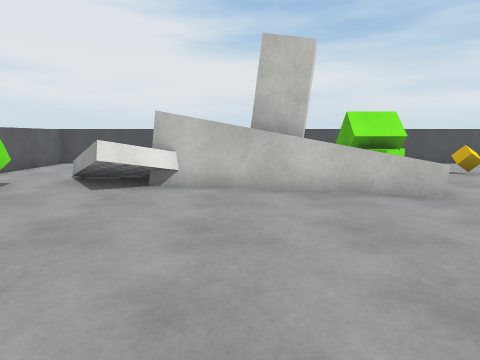
view 1 (above)

16 first-person views from a walk through a 3-D level made in the Unity game engine. The camera is 1.2 m above the floor, tilts 8° down and sees 75° across. The floor is counted in squares, 1 m on a side. Each view is taken from the middle of a square. On the plan, view 1 faces up. The plan holds only what a view shows up to about 13 squares ahead; the rest is blank. The player character is not drawn. Surface patterns are stand-ins for the level's own textures.

view 2
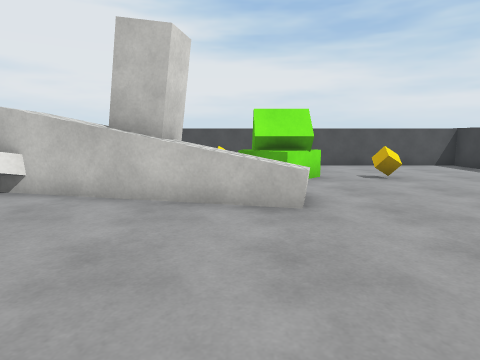

view 3
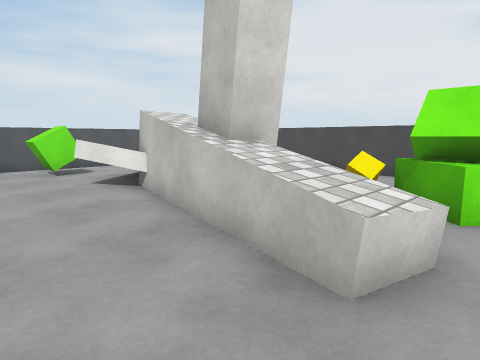

view 4
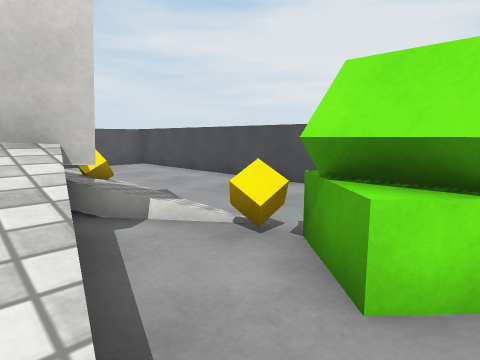

view 5
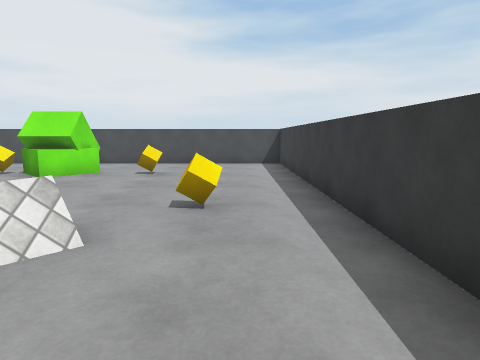

view 6
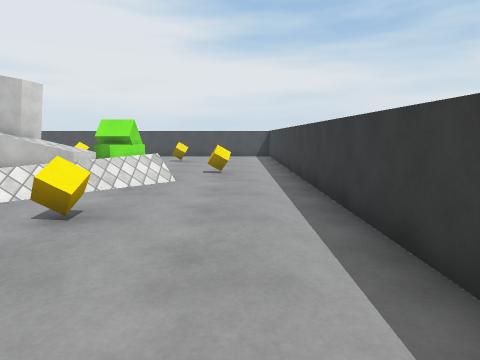

view 7
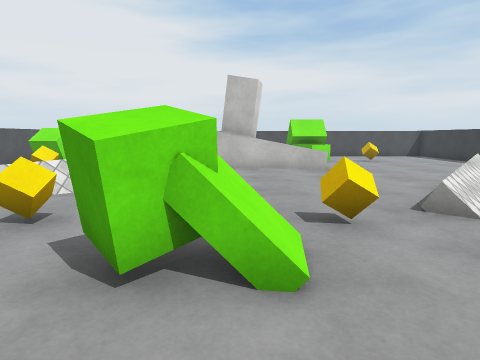

view 8
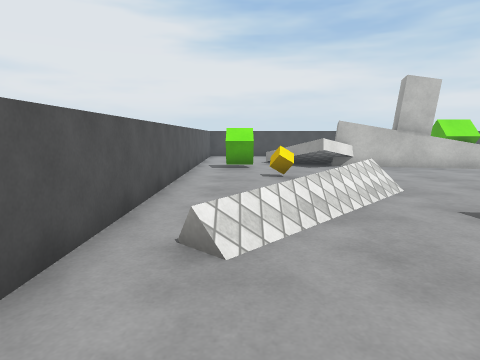

view 9
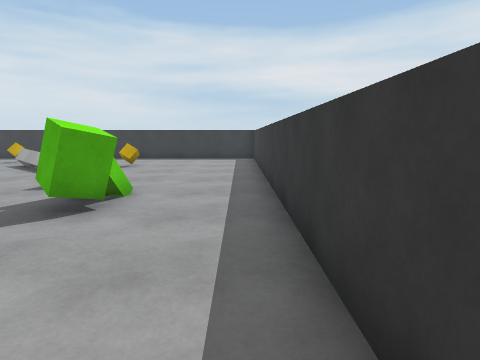

view 10
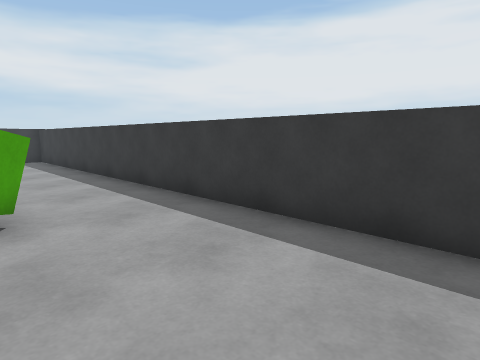

view 11
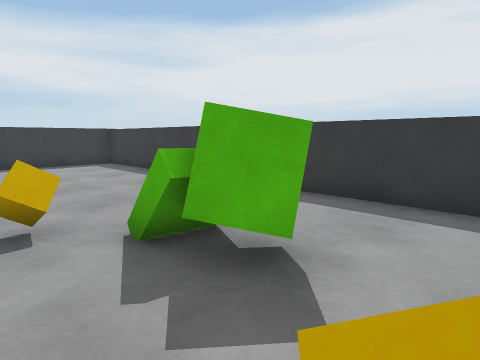

view 12
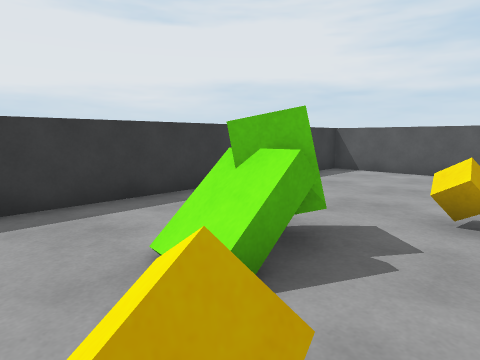

view 13
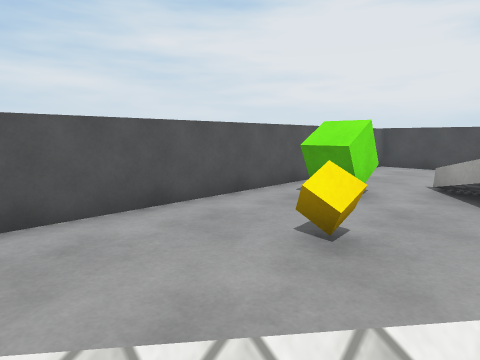

view 14
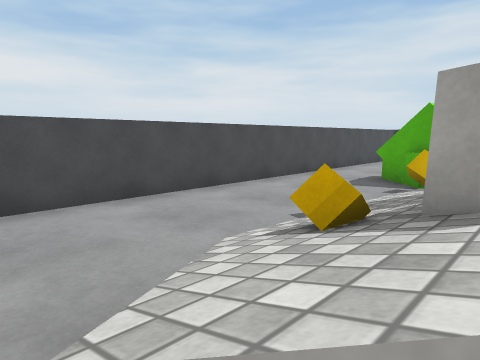

view 15
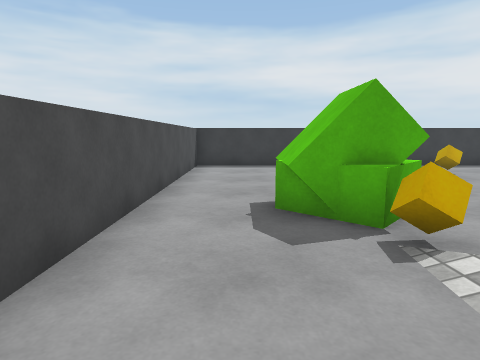

view 16
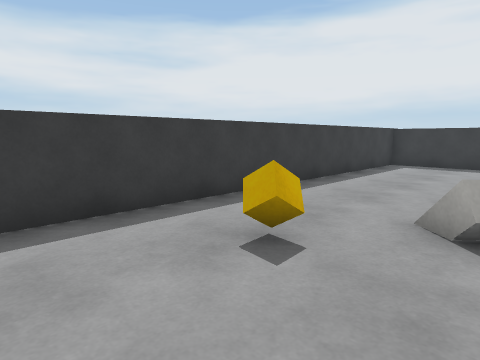

### Floor plan
Key: @ floor where view 1 was taken; # wall or solid block; . floor; / step, stairs or slope; = window, fence, low wall or low ledge; ^ raised ledge; B green block; C cube; L block; G green cube; O other object.
Columns run from 8 left of view 1 to 12 right of it. Each row starts with its distance up from view 1.
 14 ^^^^^^^^^^^^^^^^^^^^^
 13 #...................#
 12 #...................#
 11 #...........BB......#
 10 #...//C///CCBB.C....#
  9 #..///////..BB......#
  8 #...//^^LLL.........#
  7 #.G../=#^^^^^.......#
  6 #.G........=^.......#
  5 #................C..#
  4 #..C............/...#
  3 #..............=/...#
  2 #....=........=/....#
  1 #...O........//.....#
  0 #..O....@...//......#
 -1 #.O...C...C....C....#
 -2 #.......BO..........#
 -3 #.......B#..........#
 -4 #...................#
 -5 #...................#
 -6 #####################

Where each view was taken, in squares from view 1:
view 1: 0 up, 0 right, facing up
view 2: 1 up, 3 right, facing up
view 3: 4 up, 5 right, facing up-left
view 4: 7 up, 5 right, facing up-left
view 5: 0 up, 10 right, facing up
view 6: 5 down, 10 right, facing up
view 7: 5 down, 1 right, facing up
view 8: 5 down, 6 left, facing up
view 9: 5 down, 5 left, facing right
view 10: 2 down, 5 left, facing down-right
view 11: 0 up, 2 left, facing down-right
view 12: 0 up, 3 right, facing down-left
view 13: 1 up, 3 left, facing up-left
view 14: 8 up, 5 left, facing up-right
view 15: 12 up, 1 left, facing right
view 16: 8 up, 7 right, facing down-right
